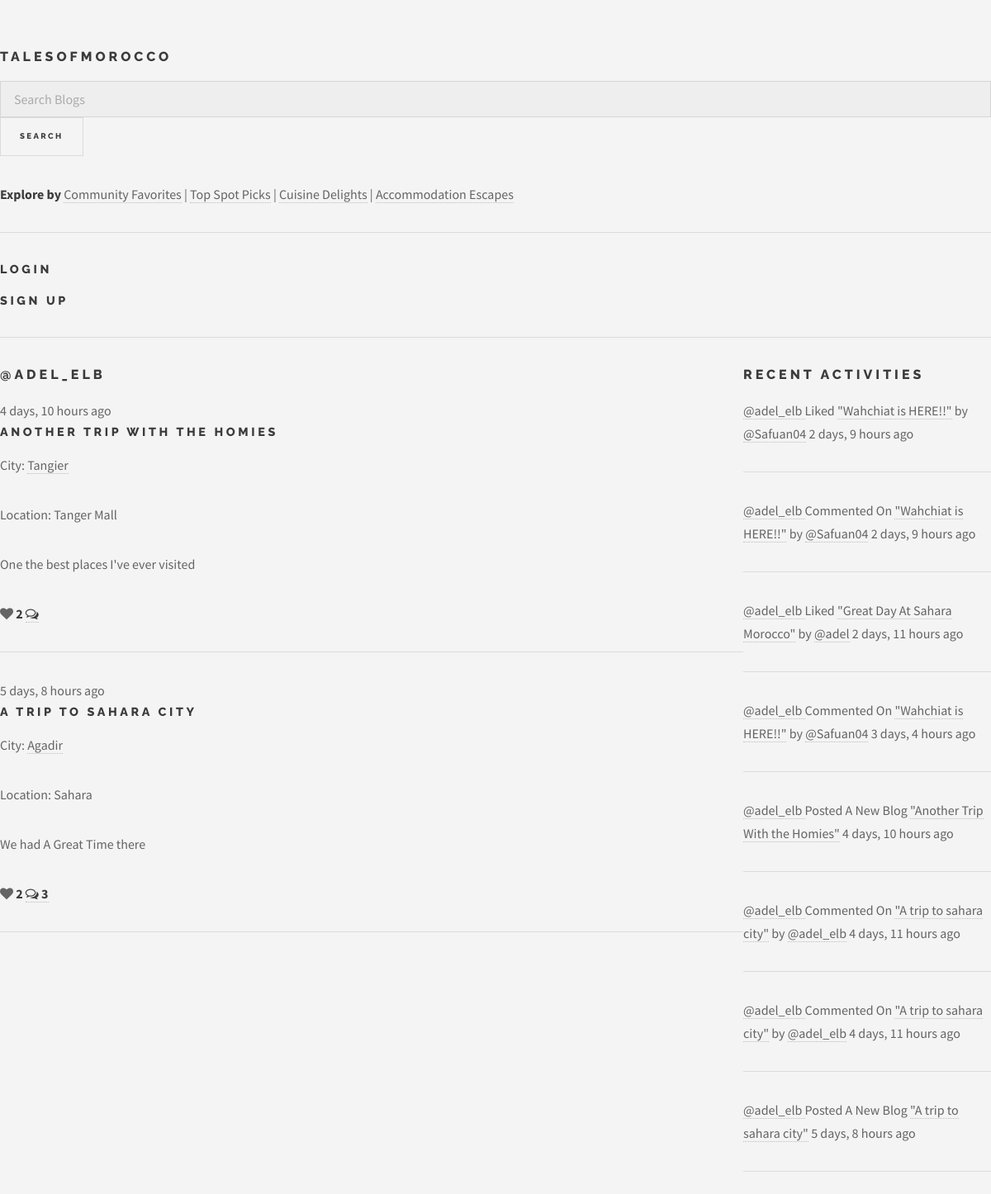
/profile/1/, run on an earlier commit of the app's database.
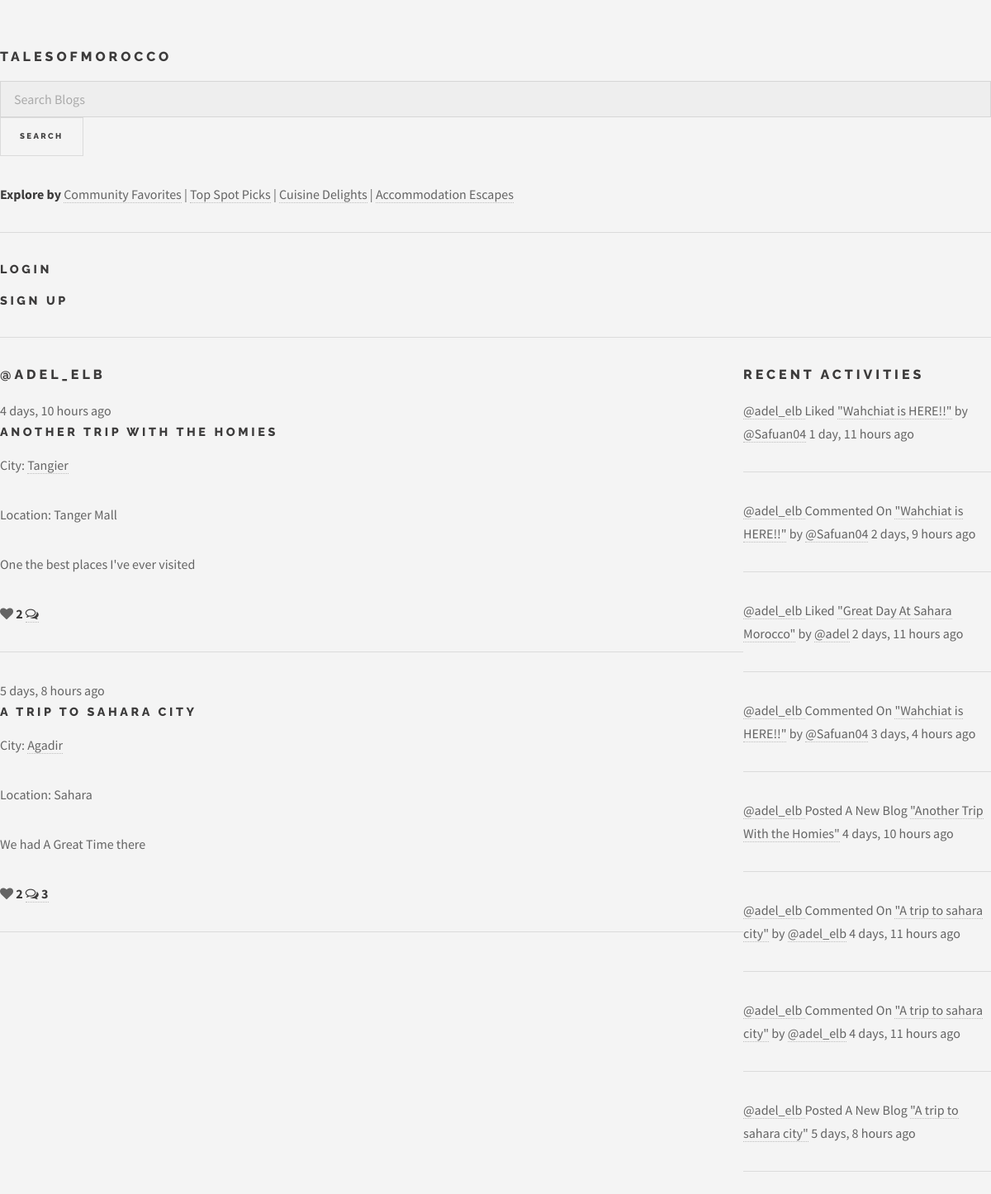
And on a later commit of the database.
### base/models.py (models this page shows, shortened)
class User(AbstractUser):
    name = models.CharField(max_length=200, null=True, blank=False)
    email = models.EmailField(unique=True, null=False, blank=False)
    bio = models.TextField(null=True, blank=True)
    avatar = models.ImageField(null=True, default="default.jpg")
    USERNAME_FIELD = 'email'
    REQUIRED_FIELDS = []

class BlogPost(models.Model):
    author = models.ForeignKey(User, on_delete=models.CASCADE, null=True)
    title = models.CharField(max_length=200)
    city = models.ForeignKey(City, on_delete=models.SET_NULL, null=True)
    specific_location = models.CharField(max_length=200, null=True, blank=True)
    description = models.TextField(null=False, blank=False)
    food = models.CharField(max_length=200, blank=True)
    food_rating = models.IntegerField(null=True, blank=True,
                                      validators=[MinValueValidator(1),
                                                  MaxValueValidator(5)])
    accommodation = models.CharField(max_length=200, blank=True)
    accommodation_rating = models.IntegerField(null=True, blank=True,
                                               validators=[MinValueValidator(1),
                                                           MaxValueValidator(5)])
    picture = models.ImageField(null=True, blank=True)
    likes = models.IntegerField(default=0)
    updated = models.DateTimeField(auto_now=True)
    created = models.DateTimeField(auto_now_add=True)
    class Meta:
        ordering = ['-created']
    def class_name(self) -> str:
        return self.__class__.__name__

class City(models.Model):
    name = models.CharField(max_length=200)
    def __str__(self) -> str:
        return self.name

class Like(models.Model):
    user = models.ForeignKey(User, on_delete=models.CASCADE)
    blogPost = models.ForeignKey(BlogPost, on_delete=models.CASCADE)
    created = models.DateTimeField(auto_now_add=True)
    def class_name(self) -> str:
        return self.__class__.__name__

class Comment(models.Model):
    user = models.ForeignKey(User, on_delete=models.CASCADE)
    blogPost = models.ForeignKey(BlogPost, on_delete=models.CASCADE)
    body = models.TextField()
    edited = models.BooleanField(default=False)
    updated = models.DateTimeField(auto_now=True)
    created = models.DateTimeField(auto_now_add=True)
    def class_name(self) -> str:
        return self.__class__.__name__

### base/views.py (the view)
# urls.py: path('profile/<str:pk>/', views.profilePage, name='profile'),
def profilePage(request, pk):
    user = User.objects.get(id=int(pk))
    posts = BlogPost.objects.filter(author__id=int(pk))
    postSetup(request, posts)
    user_comments = user.comment_set.all()
    user_likes = user.like_set.all()
    activities = sorted(
        chain(posts, user_comments, user_likes),
        key=attrgetter('created'),
        reverse=True
    )
    context = {
        'title': 'Profile Page',
        'user': user,
        'posts': posts,
        'activities': activities[:10]
    }
    return render(request, 'profile.html', context)

### base/views.py (called while the page is built)
def postSetup(request, posts):
    for post in posts:
        post.comments = post.comment_set.all()
    user_likes = None;
    if request.user.is_authenticated:
        user_likes = Like.objects.filter(user=request.user)
    for post in posts:
        post.user_liked = user_likes.filter(blogPost=post).exists() if user_likes else False

### base/templates/profile.html (shortened to what this page needs)
{% extends 'layout.html' %}
{% load static %}
{% block content %}
<div class="profile-container">
  <div class="user-posts">
    <h1><a href="{% url 'profile' user.id %}">@{{ user.username }}</a></h1>
    <div>
      {% for post in posts %}
      <div>
        <small>{{ post.created | timesince }} ago</small>
          <h3><a href="{% url 'blog' post.id %}">{{ post.title }}</a></h3>
          <p>City: <a href="{% url 'city-blogs' post.city.id %}">{{ post.city }}</a></p>
          <p>Location: {{ post.specific_location }}</p>
          <p>{{ post.description }}</p>
          <i class="fa fa-heart {% if post.user_liked %}liked{% endif %}" data-post-id="{{ post.id }}"></i>
          <b><span id="like-{{ post.id }}">{% if post.likes > 0 %}{{ post.likes }}{% endif %}</span>
          <a class="comment-link" href="{% url 'blog' post.id %}"><i class="fa fa-comments-o"></i>
          <span>   {% if post.comments.count > 0 %}{{ post.comments.count }}{% endif %}</span></b></a>
          <hr>
      </div>
      {% endfor %}
    </div>
  </div>
  <div class="user-activities">
    {% include 'activity_feed.html' %}
  </div>
</div>
{% endblock content %}

### base/templates/layout.html (shortened to what this page needs)
<!DOCTYPE html>
{% load static %}
<html lang="en">
<head>
    <link rel="stylesheet" href="{% static 'styles/main.css' %}">
    <link rel="stylesheet" href="https://cdnjs.cloudflare.com/ajax/libs/font-awesome/4.7.0/css/font-awesome.min.css">
</head>
<body>
    <nav>
        <h1><a href="{% url 'home' %}">TalesOfMorocco</a></h1>
        <form method="GET" action="{% url 'home' %}">
            <input type="text" name="s_query" placeholder="Search Blogs">
            <button type="submit">Search</button>
        </form>
        <p><b>Explore by </b><a href="{% url 'community-fav' %}">Community Favorites</a> |
            <a href="{% url 'top-picks' %}">Top Spot Picks</a>
            | <a href="{% url 'cuisine-delights' %}">Cuisine Delights</a> |
            <a href="{% url 'accommodation-escapes' %}">Accommodation Escapes</a></p>
        <hr>
        {% if request.user.is_authenticated %}
            <h3><a href="{% url 'profile' user.id %}">{{ user.username }}</a></h3>
            <h3><a href="{% url 'create-blog' %}">Post Blog</a></h3>
            <h3><a href="{% url 'logout' %}">Logout</a></h3>
        {% else %}
            <h3><a href="{% url 'login' %}">Login</a></h3>
            <h3><a href="{% url 'register' %}">Sign Up</a></h3>
        {% endif %}
    </nav>
    <hr>
    {% block content %}
    {% endblock content %}
</body>
</html>

### base/templates/activity_feed.html
<div class="activity">
    <h1>Recent Activities</h1>
    {% for activity in activities %}
    {% if activity.class_name == 'Like' %}
    <p><a href="{% url 'profile' activity.user.id %}">@{{ activity.user.username }}
    </a> Liked <a href="{% url 'blog' activity.blogPost.id %}">"{{ activity.blogPost.title }}"</a>
     by <a href="{% url 'profile' activity.blogPost.author.id %}">
        @{{ activity.blogPost.author.username }}</a> <small>{{ activity.created | timesince }} ago</small></p>
    <hr>
    {% elif activity.class_name == 'Comment' %}
    <p><a href="{% url 'profile' activity.user.id %}">@{{ activity.user.username }}
    </a> Commented On <a href="{% url 'blog' activity.blogPost.id %}">"{{ activity.blogPost.title }}"</a>
     by <a href="{% url 'profile' activity.blogPost.author.id %}">
        @{{ activity.blogPost.author.username }}</a> <small>{{ activity.created | timesince }} ago</small></p>
    <hr>
    {% else %}
    <p><a href="{% url 'profile' activity.author.id %}">@{{ activity.author.username }}
    </a> Posted A New Blog <a href="{% url 'blog' activity.id %}">"{{ activity.title }}"</a>
    <small>{{ activity.created | timesince }} ago</small></p>
    <hr>
    {% endif %}
    {% endfor %}
</div>

### static/styles/main.css (style rules this page uses)
html, body, div, span, applet, object, iframe, h1, h2, h3, h4, h5, h6, p, blockquote, pre, a, abbr, acronym, address, big, cite, code, del, dfn, em, img, ins, kbd, q, s, samp, small, strike, strong, sub, sup, tt, var, b, u, i, center, dl, dt, dd, ol, ul, li, fieldset, form, label, legend, table, caption, tbody, tfoot, thead, tr, th, td, article, aside, canvas, details, embed, figure, figcaption, footer, header, hgroup, menu, nav, output, ruby, section, summary, time, mark, audio, video { margin: 0; padding: 0; border: 0; font-size: 100%; font: inherit; vertical-align: baseline; }
article, aside, details, figcaption, figure, footer, header, hgroup, menu, nav, section { display: block; }
body { line-height: 1; }
body { -webkit-text-size-adjust: none; }
input, select, textarea { -moz-appearance: none; -webkit-appearance: none; -ms-appearance: none; appearance: none; }
body { -ms-overflow-style: scrollbar; }
html { box-sizing: border-box; }
*, *:before, *:after { box-sizing: inherit; }
body { background: #f4f4f4; }
body, input, select, textarea { color: #646464; font-family: "Source Sans Pro", Helvetica, sans-serif; font-size: 14pt; font-weight: 400; line-height: 1.75; }
@media screen and (max-width: 1680px) { body, input, select, textarea { font-size: 12pt; } }
@media screen and (max-width: 1280px) { body, input, select, textarea { font-size: 12pt; } }
a { -moz-transition: color 0.2s ease, border-bottom-color 0.2s ease; -webkit-transition: color 0.2s ease, border-bottom-color 0.2s ease; -ms-transition: color 0.2s ease, border-bottom-color 0.2s ease; transition: color 0.2s ease, border-bottom-color 0.2s ease; border-bottom: dotted 1px rgba(160, 160, 160, 0.65); color: inherit; text-decoration: none; }
a:before { -moz-transition: color 0.2s ease; -webkit-transition: color 0.2s ease; -ms-transition: color 0.2s ease; transition: color 0.2s ease; }
strong, b { color: #3c3b3b; font-weight: 700; }
em, i { font-style: italic; }
p { margin: 0 0 2em 0; }
h1, h2, h3, h4, h5, h6 { color: #3c3b3b; font-family: "Raleway", Helvetica, sans-serif; font-weight: 800; letter-spacing: 0.25em; line-height: 1.65; margin: 0 0 1em 0; text-transform: uppercase; }
h1 a, h2 a, h3 a, h4 a, h5 a, h6 a { color: inherit; border-bottom: 0; }
h3 { font-size: 0.9em; }
hr { border: 0; border-bottom: solid 1px rgba(160, 160, 160, 0.3); margin: 2em 0; }
input[type="submit"], input[type="reset"], input[type="button"], button, .button { -moz-appearance: none; -webkit-appearance: none; -ms-appearance: none; appearance: none; -moz-transition: background-color 0.2s ease, box-shadow 0.2s ease, color 0.2s ease; -webkit-transition: background-color 0.2s ease, box-shadow 0.2s ease, color 0.2s ease; -ms-transition: background-color 0.2s ease, box-shadow 0.2s ease, color 0.2s ease; transition: background-color 0.2s ease, box-shadow 0.2s ease, color 0.2s ease; background-color: transparent; border: 0; box-shadow: inset 0 0 0 1px rgba(160, 160, 160, 0.3); color: #3c3b3b !important; cursor: pointer; display: inline-block; font-family: "Raleway", Helvetica, sans-serif; font-size: 0.6em; font-weight: 800; height: 4.8125em; letter-spacing: 0.25em; line-height: 4.8125em; padding: 0 2.5em; text-align: center; text-decoration: none; text-transform: uppercase; white-space: nowrap; }
input[type="submit"]:before, input[type="submit"]:after, input[type="reset"]:before, input[type="reset"]:after, input[type="button"]:before, input[type="button"]:after, button:before, button:after, .button:before, .button:after { color: #aaaaaa; position: relative; }
input[type="submit"]:before, input[type="reset"]:before, input[type="button"]:before, button:before, .button:before { left: -1em; padding: 0 0 0 0.75em; }
input[type="submit"]:after, input[type="reset"]:after, input[type="button"]:after, button:after, .button:after { left: 1em; padding: 0 0.75em 0 0; }
form { margin: 0 0 2em 0; }
input[type="text"], input[type="password"], input[type="email"], input[type="tel"], select, textarea { -moz-appearance: none; -webkit-appearance: none; -ms-appearance: none; appearance: none; background: rgba(160, 160, 160, 0.075); border: none; border: solid 1px rgba(160, 160, 160, 0.3); border-radius: 0; color: inherit; display: block; outline: 0; padding: 0 1em; text-decoration: none; width: 100%; }
input[type="text"], input[type="password"], input[type="email"], select { height: 2.75em; }
body { padding-top: 3.5em; }

### base/templates/profile.html (style rules this page uses)
.profile-container { display: grid; grid-template-columns: 3fr 1fr; }

What changed in the data, as far as the page shows it:
removed Like: user.username "adel_elb", blogPost "Wahchiat is HERE!!", blogPost.author.username "Safuan04", created "2 days, 9 hours"
added Like: user.username "adel_elb", blogPost "Wahchiat is HERE!!", blogPost.author.username "Safuan04", created "1 day, 11 hours"
